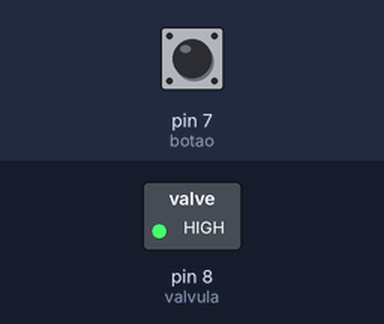
Recording of a sketch running on a simulated Arduino Uno, built with avr-gcc and run on an emulated ATmega328P. Parts: switched loads named in the sketch (green lamp = pin HIGH). Inputs (shaded band) come from the test bench; at power-on: pin 7 (botao) LOW.

Above: at 2.8 s.
2.9 s: pin 7 (botao) pulled HIGH for 1.2 s
At 3.8 s:
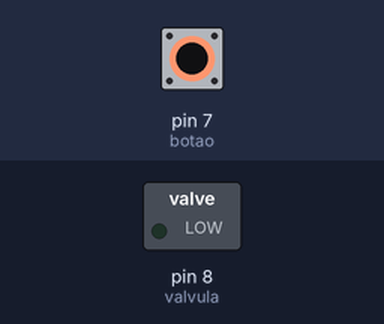
6.5 s: pin 7 (botao) pulled HIGH for 3.2 s
At 10.8 s:
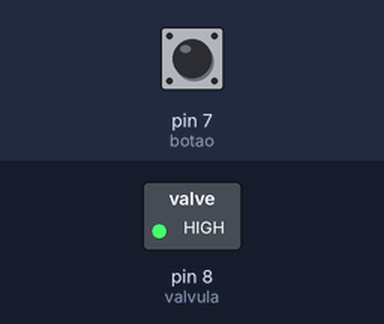
Timing chart, 0 to 12.3 s (numbered marks = the images above; inputs shaded):
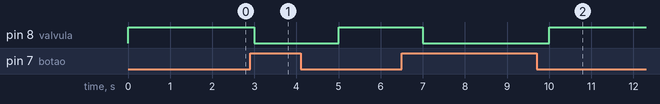

Measured:
- after the input at 2.9 s, pin 8 (valvula): HIGH → LOW after 0.10 s, → HIGH 2.0 s later
- after the input at 6.5 s, pin 8 (valvula): HIGH → LOW after 0.50 s, → HIGH 3.0 s later

The sketch:

rele-control.ino
```cpp
int valvula = 8; // sinal do rele para válvula
const int botao = 7;
int EstadoBotao = 0;

void setup() {
  pinMode(valvula, OUTPUT); // declara válvula como saída
  pinMode(botao, INPUT);
}

void loop() {
 EstadoBotao = digitalRead(botao);

 if (EstadoBotao == HIGH){
   // se sim, libera água por 1s
   digitalWrite(valvula,LOW);
   delay(1000);
   digitalWrite(valvula,HIGH); // desliga válvula
 }else{
 // se não, interrompe a passagem de água
   digitalWrite(valvula,HIGH);
   delay(1000);
 }
}
```
